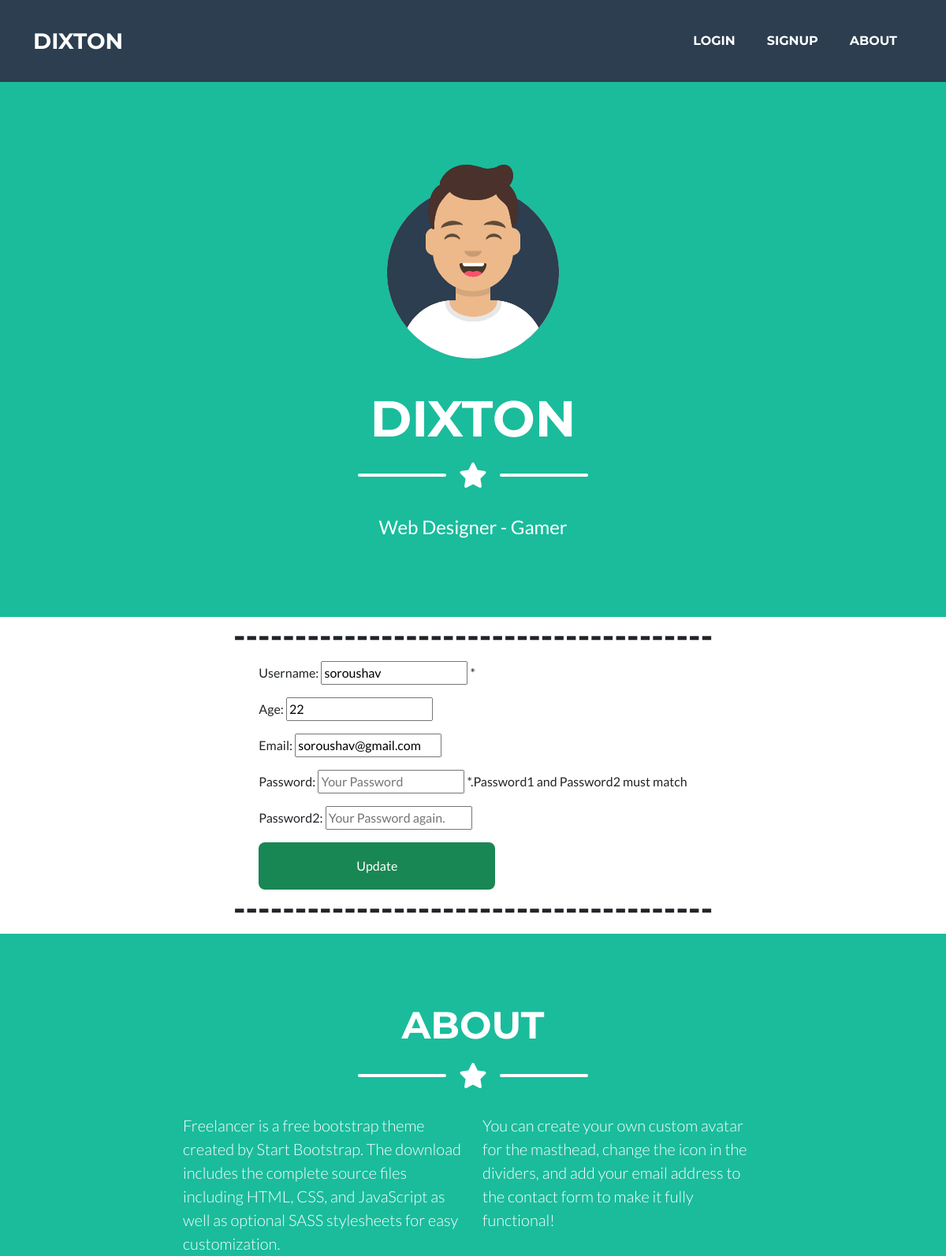
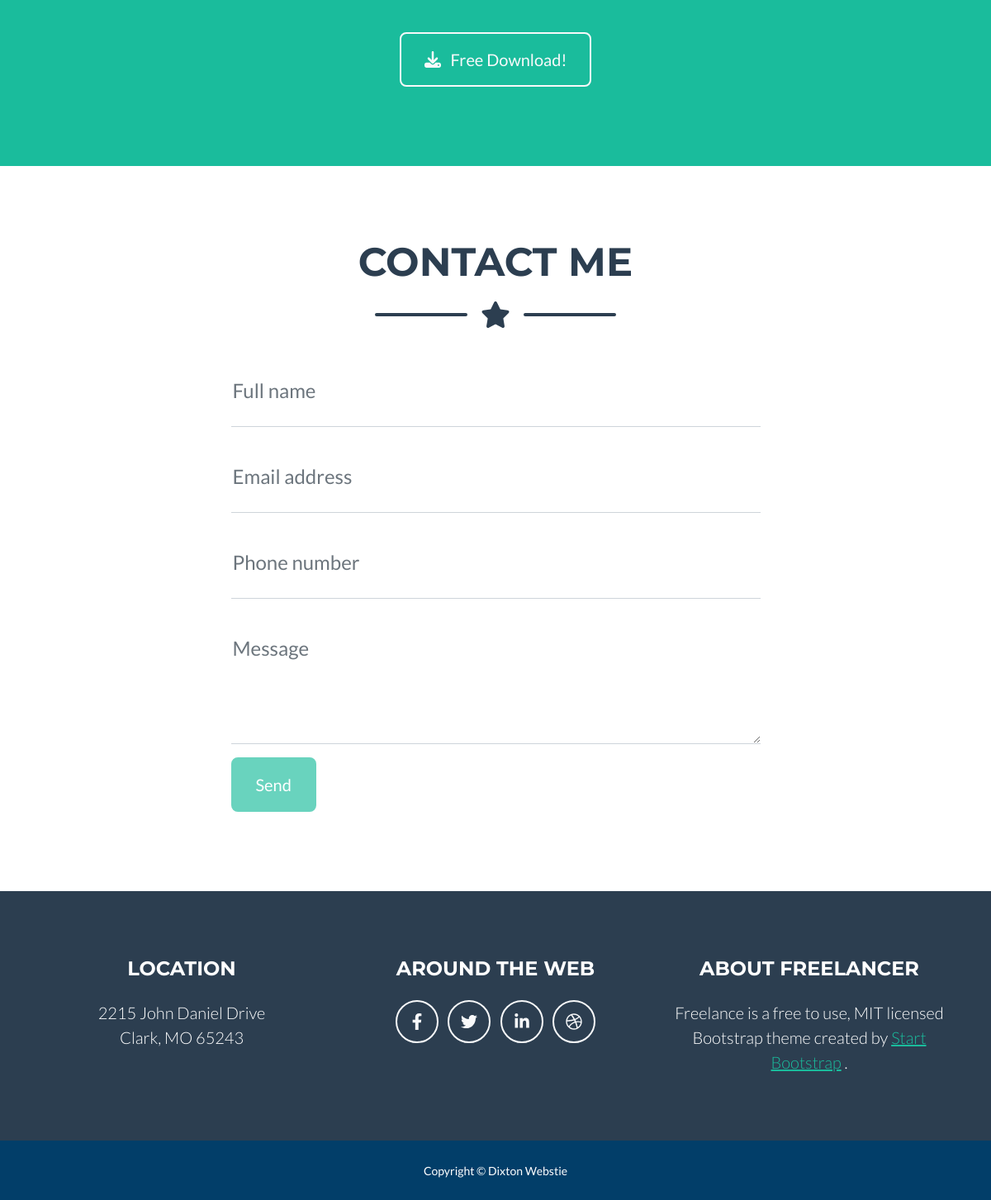
The app's page /profile/edit/1/ with its own data (2 pictures, top to bottom).
### profile/models.py (models this page shows, shortened)
class CustomUser(AbstractUser):
    email = models.CharField(max_length=50)
    age = models.PositiveIntegerField(null=True, blank=True)

### profile/views.py (the view)
# urls.py: path('profile/edit/<int:pk>/', EditUserView.as_view(), name='update'),
class EditUserView(UserActionMixin, UpdateView):
    model = get_user_model()
    template_name = 'profile_edit.html'
    form_class = CustomUserChangeForm
    success_url = reverse_lazy('home')

### profile/forms.py
class CustomUserChangeForm(forms.ModelForm):
    username = forms.CharField(max_length=25, help_text="*",
                               widget=forms.TextInput(attrs={"placeholder": "Your Username"}))
    password = forms.CharField(max_length=25, help_text='*.Password1 and Password2 must match',
                               widget=forms.PasswordInput(attrs={"placeholder": "Your Password"}))
    password2 = forms.CharField(max_length=25,
                                widget=forms.PasswordInput(attrs={"placeholder": "Your Password again."}))
    class Meta:
        model = get_user_model()
        fields = ('username', 'age', 'email', 'password', 'password2')

### templates/profile_edit.html (shortened to what this page needs)
<!DOCTYPE html>
{% extends 'home.html' %}
    {% block content %}
        <div class="container d-flex align-items-center flex-column">
        <h1>---------------------------------------</h1>
            <form method="post" action="">
                {{ form.as_p }}
            <button class="btn btn-success" style="height: 60px; width: 300px" type="submit">Update</button>
            </form>
        <h1>---------------------------------------</h1>
        </div>
    {% endblock content %}

### records on screen
CustomUser: username "soroushav", age "22", email "soroushav@gmail.com"
